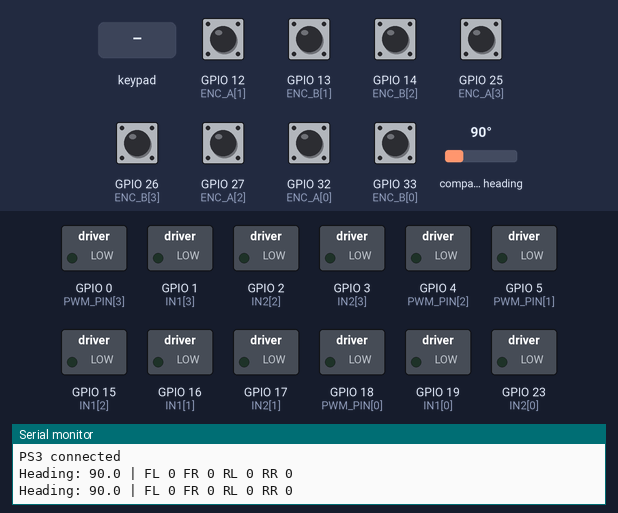
Recording of a sketch running on a simulated ESP32. Parts: switched loads named in the sketch (green lamp = pin HIGH), the last lines printed to the serial monitor. The inputs (shaded band) are chosen by the test bench; at power-on: GPIO 12 (ENC_A[1]), GPIO 13 (ENC_B[1]), GPIO 14 (ENC_B[2]), GPIO 25 (ENC_A[3]), GPIO 26 (ENC_B[3]), GPIO 27 (ENC_A[2]), GPIO 32 (ENC_A[0]), GPIO 33 (ENC_B[0]) HIGH, compass heading 90°. Nothing arrives over Bluetooth unless stated.

Above: at 1.2 s.
1.3 s: compass heading set to 7°
At 2.6 s:
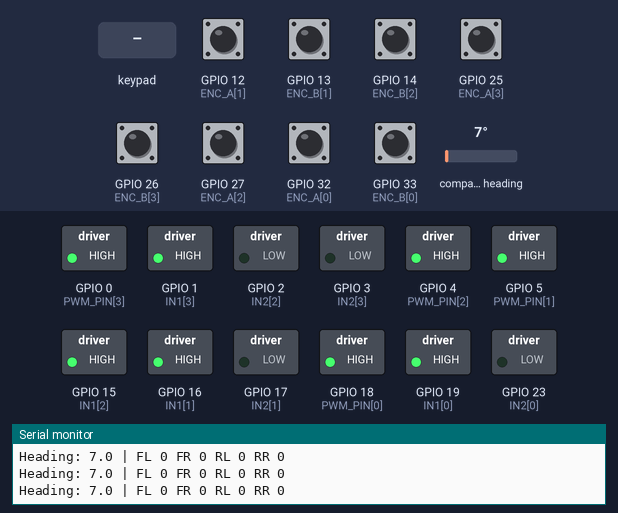
3.5 s: key 'T' pressed
At 4.63 s:
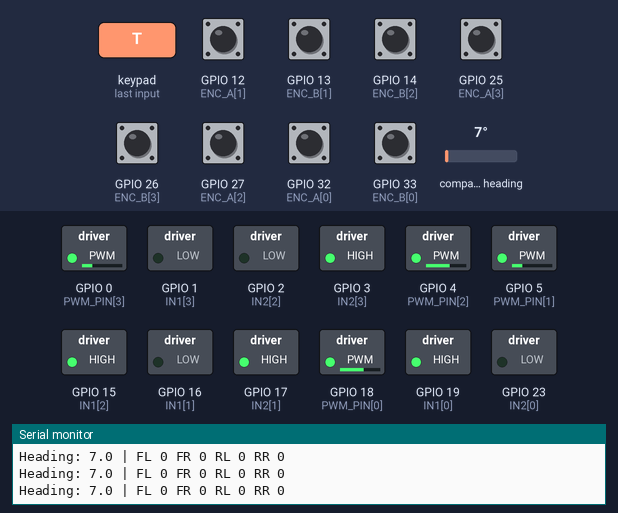
6.5 s: compass heading set to 180°
At 7.52 s:
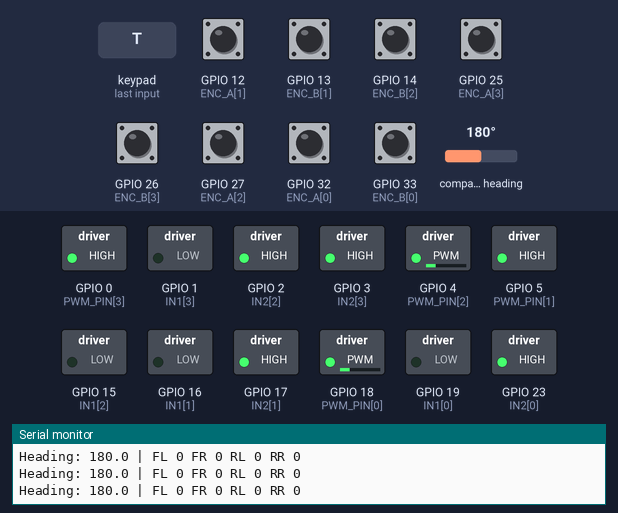
9.5 s: compass heading set to 184°
12.5 s: compass heading set to 194°
At 12.89 s:
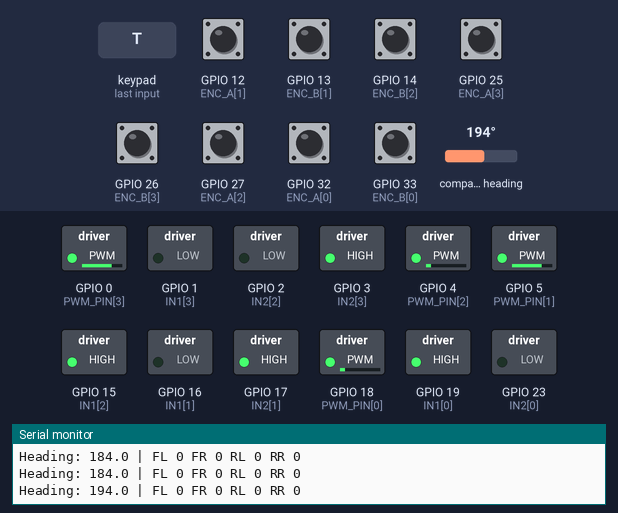
14.8 s: GPIO 12 (ENC_A[1]) pulled LOW for 0.15 s
At 15.7 s:
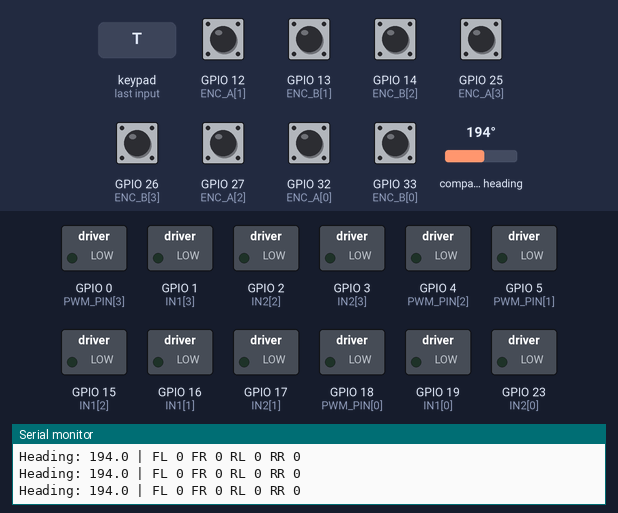
Timing chart, 0 to 17.4 s (numbered marks = the images above; inputs shaded):
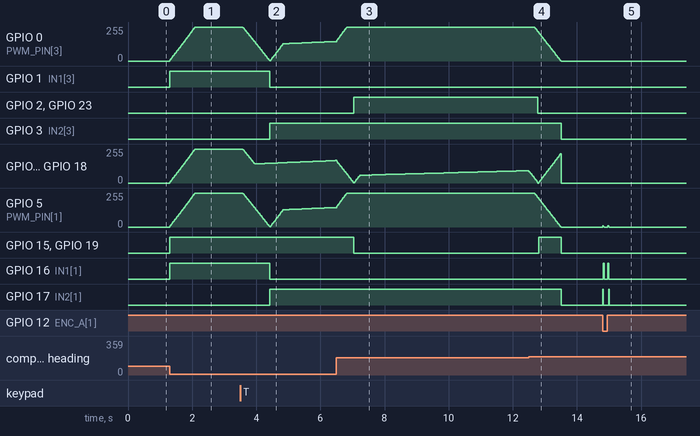

The sketch:

rifqi.ino
```cpp
#include <Arduino.h>
#include <Wire.h>
#include <Adafruit_Sensor.h>
#include <Adafruit_HMC5883_U.h>
#include <Ps3Controller.h>
#include <math.h>

// ======================================================
// ESP32 MECANUM ROBOT
// 4x GA25 encoder + 2x L298N + HMC5883L + PS3
// Arduino-ESP32 core 3.x
//
// Urutan roda: FL, FR, RL, RR
// FL = kiri depan, FR = kanan depan
// RL = kiri belakang, RR = kanan belakang
// ======================================================

// ---------- ENCODER (pin asli pengguna) ----------
const uint8_t ENC_A[4] = {32, 12, 27, 25};
const uint8_t ENC_B[4] = {33, 13, 14, 26};

// ---------- L298N ----------
// L298N A: FL + FR
// L298N B: RL + RR
const uint8_t PWM_PIN[4] = {18, 5, 4, 0};
const uint8_t IN1[4]     = {19, 16, 15, 1};
const uint8_t IN2[4]     = {23, 17, 2, 3};

// ---------- I2C HMC5883L ----------
const int SDA_PIN = 21;
const int SCL_PIN = 22;

Adafruit_HMC5883_Unified compass(12345);

// ---------- PARAMETER MOTOR ----------
const int PWM_FREQ = 18000;
const int PWM_BITS = 8;
const int PWM_MAX = 255;

const uint32_t CONTROL_PERIOD_MS = 20;

// Maksimum target hitungan encoder per detik.
// Sesuaikan setelah pengujian.
float MAX_TICKS_PER_SEC = 800.0f;

// Kalibrasi jumlah tick encoder per meter perjalanan.
// NILAI CONTOH, wajib diukur pada robot sebenarnya.
float TICKS_PER_METER = 1000.0f;

// ---------- ARAH MOTOR / ENCODER ----------
// Balik tanda jika arah roda/encoder tidak sesuai.
int8_t MOTOR_SIGN[4]   = {1, -1, 1, -1};
int8_t ENCODER_SIGN[4] = {1, -1, 1, -1};

// ---------- PID KECEPATAN RODA ----------
float KpWheel = 0.12f;
float KiWheel = 0.025f;
float KdWheel = 0.001f;

// ---------- PID HEADING ----------
float KpHeading = 0.018f;
float KiHeading = 0.000f;
float KdHeading = 0.001f;

// ---------- RAMP KECEPATAN ----------
float MAX_ACCEL = 900.0f;  // tick/s per detik

// ---------- ENCODER QUADRATURE ----------
volatile int32_t encoderTicks[4] = {0, 0, 0, 0};
volatile uint8_t previousAB[4] = {0, 0, 0, 0};

const int8_t QUAD_TABLE[16] = {
   0, -1,  1,  0,
   1,  0,  0, -1,
  -1,  0,  0,  1,
   0,  1, -1,  0
};

float targetSpeed[4] = {0, 0, 0, 0};
float rampSpeed[4]   = {0, 0, 0, 0};
float measuredSpeed[4] = {0, 0, 0, 0};

float wheelIntegral[4] = {0, 0, 0, 0};
float wheelPreviousError[4] = {0, 0, 0, 0};
int32_t previousTicks[4] = {0, 0, 0, 0};

// ---------- HEADING ----------
float heading = 0.0f;
float headingTarget = 0.0f;
float headingIntegral = 0.0f;
float headingPreviousError = 0.0f;
bool headingHold = false;
bool compassOK = false;

// ---------- MODE ROBOT ----------
enum RobotMode {
  MODE_MANUAL,
  MODE_AUTO_MOVE,
  MODE_AUTO_TURN,
  MODE_STOP
};

RobotMode mode = MODE_MANUAL;

// Autonomous state
float autoX = 0;
float autoY = 0;
float autoStartTicks[4] = {0, 0, 0, 0};
float autoTargetTicks = 0;
float autoTargetHeading = 0;
uint32_t autoStartMs = 0;
uint32_t autoTimeoutMs = 10000;

// ---------- UTILITAS ----------
float clampFloat(float v, float lo, float hi) {
  return v < lo ? lo : (v > hi ? hi : v);
}

float wrap360(float angle) {
  while (angle < 0) angle += 360.0f;
  while (angle >= 360.0f) angle -= 360.0f;
  return angle;
}

float angleError(float target, float current) {
  float e = target - current;
  while (e > 180.0f) e -= 360.0f;
  while (e < -180.0f) e += 360.0f;
  return e;
}

float deadband(int value) {
  if (abs(value) < 16) return 0.0f;
  return clampFloat(value / 127.0f, -1.0f, 1.0f);
}

// ======================================================
// ENCODER ISR
// ======================================================
void IRAM_ATTR encoderISR(uint8_t i) {
  uint8_t a = digitalRead(ENC_A[i]);
  uint8_t b = digitalRead(ENC_B[i]);
  uint8_t currentAB = (a << 1) | b;

  uint8_t index = (previousAB[i] << 2) | currentAB;
  encoderTicks[i] += QUAD_TABLE[index];
  previousAB[i] = currentAB;
}

void IRAM_ATTR isrFL() { encoderISR(0); }
void IRAM_ATTR isrFR() { encoderISR(1); }
void IRAM_ATTR isrRL() { encoderISR(2); }
void IRAM_ATTR isrRR() { encoderISR(3); }

// ======================================================
// MOTOR DRIVER
// PWM_PIN adalah pin ENA/ENB, jumper enable dilepas.
// ======================================================
void setMotor(int i, int pwm) {
  pwm = constrain(pwm, -PWM_MAX, PWM_MAX);
  pwm *= MOTOR_SIGN[i];

  if (pwm > 0) {
    digitalWrite(IN1[i], HIGH);
    digitalWrite(IN2[i], LOW);
  } else if (pwm < 0) {
    digitalWrite(IN1[i], LOW);
    digitalWrite(IN2[i], HIGH);
  } else {
    digitalWrite(IN1[i], LOW);
    digitalWrite(IN2[i], LOW);
  }

  ledcWrite(PWM_PIN[i], abs(pwm));
}

void resetWheelPID() {
  for (int i = 0; i < 4; i++) {
    wheelIntegral[i] = 0;
    wheelPreviousError[i] = 0;
  }
}

void stopRobot() {
  for (int i = 0; i < 4; i++) {
    targetSpeed[i] = 0;
    rampSpeed[i] = 0;
    setMotor(i, 0);
  }

  resetWheelPID();
  headingHold = false;
  mode = MODE_STOP;
}

// ======================================================
// COMPASS
// Heading magnetometer sederhana.
// Kalibrasi hard-iron dan declination diperlukan.
// ======================================================
bool readCompass() {
  if (!compassOK) return false;

  sensors_event_t event;
  compass.getEvent(&event);

  float angle = atan2f(event.magnetic.y,
                       event.magnetic.x) * 180.0f / PI;

  heading = wrap360(angle);
  return true;
}

// ======================================================
// MECANUM MIXER
// x: strafe kanan (+)
// y: maju (+)
// r: rotasi searah jarum jam (+)
//
// Semua target dinormalisasi bersama.
// ======================================================
void mecanumMix(float x, float y, float r) {
  float m[4] = {
    y + x + r,  // FL
    y - x - r,  // FR
    y - x + r,  // RL
    y + x - r   // RR
  };

  float largest = 1.0f;
  for (int i = 0; i < 4; i++) {
    largest = max(largest, fabsf(m[i]));
  }

  for (int i = 0; i < 4; i++) {
    targetSpeed[i] =
      (m[i] / largest) * MAX_TICKS_PER_SEC;
  }
}

// ======================================================
// PID HEADING
// Keluaran -1..1 untuk rotasi mecanum.
// ======================================================
float headingPID(float dt) {
  if (dt <= 0 || !compassOK) return 0;

  float error = angleError(headingTarget, heading);

  headingIntegral += error * dt;
  headingIntegral = clampFloat(
    headingIntegral, -100.0f, 100.0f);

  float derivative =
    (error - headingPreviousError) / dt;

  headingPreviousError = error;

  return clampFloat(
    KpHeading * error +
    KiHeading * headingIntegral +
    KdHeading * derivative,
    -1.0f, 1.0f
  );
}

// ======================================================
// PID KECEPATAN RODA + RAMP
// ======================================================
void updateWheelPID(float dt) {
  int32_t snapshot[4];

  noInterrupts();
  for (int i = 0; i < 4; i++) {
    snapshot[i] = encoderTicks[i];
  }
  interrupts();

  for (int i = 0; i < 4; i++) {
    int32_t delta = snapshot[i] - previousTicks[i];
    previousTicks[i] = snapshot[i];

    measuredSpeed[i] =
      (float)(delta * ENCODER_SIGN[i]) / dt;

    // Ramp target supaya percepatan lebih halus
    float maxChange = MAX_ACCEL * dt;
    float difference = targetSpeed[i] - rampSpeed[i];

    rampSpeed[i] += clampFloat(
      difference, -maxChange, maxChange);

    float error = rampSpeed[i] - measuredSpeed[i];

    wheelIntegral[i] += error * dt;
    wheelIntegral[i] = clampFloat(
      wheelIntegral[i], -1500.0f, 1500.0f);

    float derivative =
      (error - wheelPreviousError[i]) / dt;

    wheelPreviousError[i] = error;

    float feedForward =
      rampSpeed[i] / MAX_TICKS_PER_SEC * 180.0f;

    float output = feedForward +
                   KpWheel * error +
                   KiWheel * wheelIntegral[i] +
                   KdWheel * derivative;

    setMotor(i, (int)clampFloat(
      output, -PWM_MAX, PWM_MAX));
  }
}

// ======================================================
// MANUAL CONTROL PS3
// Stick kiri = translasi
// Stick kanan horizontal = rotasi
// Cross = stop
// Circle = mode manual
// Triangle = autonomous demo
// ======================================================
void manualControl(float dt) {
  if (!Ps3.isConnected()) {
    for (int i = 0; i < 4; i++) targetSpeed[i] = 0;
    headingHold = false;
    return;
  }

  if (Ps3.data.button.cross) {
    stopRobot();
    return;
  }

  if (Ps3.data.button.circle) {
    mode = MODE_MANUAL;
  }

  if (Ps3.data.button.triangle) {
    startAutoDemo();
    return;
  }

  float x = deadband(Ps3.data.analog.stick.lx);
  float y = -deadband(Ps3.data.analog.stick.ly);
  float r = deadband(Ps3.data.analog.stick.rx);

  // Saat joystick rotasi digunakan, lepas heading hold
  if (fabsf(r) > 0.08f) {
    headingHold = false;
    mecanumMix(x, y, r);
  } else {
    if (!headingHold) {
      headingTarget = heading;
      headingIntegral = 0;
      headingPreviousError = 0;
      headingHold = true;
    }

    float correction = compassOK ? headingPID(dt) : 0;
    mecanumMix(x, y, correction);
  }
}

// ======================================================
// AUTONOMOUS: bergerak dengan jarak encoder
// x = strafe (+ kanan), y = maju (+)
// distanceCm = jarak lintasan yang diminta
// ======================================================
void startAutoMove(float x, float y, float distanceCm) {
  if (x == 0 && y == 0) return;

  autoX = x;
  autoY = y;

  noInterrupts();
  for (int i = 0; i < 4; i++) {
    autoStartTicks[i] = encoderTicks[i];
  }
  interrupts();

  autoTargetTicks = fabsf(distanceCm) / 100.0f *
                    TICKS_PER_METER;

  autoStartMs = millis();
  autoTargetHeading = heading;
  headingTarget = heading;

  resetWheelPID();
  headingHold = true;
  mode = MODE_AUTO_MOVE;
}

float averageAutoProgress() {
  int32_t nowTicks[4];

  noInterrupts();
  for (int i = 0; i < 4; i++) {
    nowTicks[i] = encoderTicks[i];
  }
  interrupts();

  // Untuk jarak gerak lurus, ambil magnitudo
  // rata-rata perubahan roda.
  float total = 0;
  for (int i = 0; i < 4; i++) {
    total += fabsf(
      (nowTicks[i] - autoStartTicks[i]) *
      ENCODER_SIGN[i]);
  }

  return total / 4.0f;
}

void updateAutoMove(float dt) {
  if (millis() - autoStartMs > autoTimeoutMs) {
    stopRobot();
    return;
  }

  float progress = averageAutoProgress();

  if (progress >= autoTargetTicks) {
    stopRobot();
    return;
  }

  float correction = compassOK ? headingPID(dt) : 0;

  float magnitude = sqrtf(autoX * autoX + autoY * autoY);
  if (magnitude < 0.001f) {
    stopRobot();
    return;
  }

  mecanumMix(
    autoX / magnitude * 0.5f,
    autoY / magnitude * 0.5f,
    correction
  );
}

// ======================================================
// AUTONOMOUS: putar menuju sudut absolut
// Contoh: turnToHeading(90) = menghadap 90° kompas
// ======================================================
void turnToHeading(float target, uint32_t timeoutMs = 5000) {
  headingTarget = wrap360(target);
  autoTargetHeading = headingTarget;
  headingIntegral = 0;
  headingPreviousError = 0;
  autoStartMs = millis();
  autoTimeoutMs = timeoutMs;
  mode = MODE_AUTO_TURN;
}

void updateAutoTurn(float dt) {
  if (!compassOK) {
    stopRobot();
    return;
  }

  if (millis() - autoStartMs > autoTimeoutMs) {
    stopRobot();
    return;
  }

  float error = angleError(headingTarget, heading);

  if (fabsf(error) <= 3.0f) {
    stopRobot();
    return;
  }

  // Batasi rotasi saat mendekati target
  float rotation = headingPID(dt);
  if (fabsf(error) < 15.0f) {
    rotation *= 0.45f;
  }

  mecanumMix(0, 0, rotation);
}

// ======================================================
// DEMO AUTONOMOUS NON-BLOCKING
// Maju 50 cm -> belok 90° -> maju 50 cm
// ======================================================
int demoStep = 0;

void startAutoDemo() {
  demoStep = 0;
  startAutoMove(0, 1, 50);
}

void updateAutoDemo() {
  // Demo menggunakan mode yang sedang aktif.
  // Langkah selanjutnya dipilih di loop berdasarkan
  // mode MODE_STOP dan demoStep.
}

// ======================================================
// SETUP
// ======================================================
void setup() {
  Serial.begin(115200);

  for (int i = 0; i < 4; i++) {
    pinMode(ENC_A[i], INPUT_PULLUP);
    pinMode(ENC_B[i], INPUT_PULLUP);

    previousAB[i] =
      (digitalRead(ENC_A[i]) << 1) |
       digitalRead(ENC_B[i]);

    pinMode(IN1[i], OUTPUT);
    pinMode(IN2[i], OUTPUT);

    ledcAttach(PWM_PIN[i], PWM_FREQ, PWM_BITS);
    setMotor(i, 0);
  }

  attachInterrupt(digitalPinToInterrupt(ENC_A[0]), isrFL, CHANGE);
  attachInterrupt(digitalPinToInterrupt(ENC_B[0]), isrFL, CHANGE);

  attachInterrupt(digitalPinToInterrupt(ENC_A[1]), isrFR, CHANGE);
  attachInterrupt(digitalPinToInterrupt(ENC_B[1]), isrFR, CHANGE);

  attachInterrupt(digitalPinToInterrupt(ENC_A[2]), isrRL, CHANGE);
  attachInterrupt(digitalPinToInterrupt(ENC_B[2]), isrRL, CHANGE);

  attachInterrupt(digitalPinToInterrupt(ENC_A[3]), isrRR, CHANGE);
  attachInterrupt(digitalPinToInterrupt(ENC_B[3]), isrRR, CHANGE);

  Wire.begin(SDA_PIN, SCL_PIN);
  compassOK = compass.begin();

  if (compassOK) {
    Serial.println("HMC5883L OK");
    readCompass();
    headingTarget = heading;
  } else {
    Serial.println("ERROR: HMC5883L tidak terdeteksi");
  }

  Ps3.attachOnConnect([]() {
    Serial.println("PS3 connected");
  });

  // Jika diperlukan, isi MAC Bluetooth host ESP32:
  // Ps3.begin("AA:BB:CC:DD:EE:FF");
  Ps3.begin();

  Serial.println("Robot siap. Cross = stop, Circle = manual.");
}

// ======================================================
// LOOP 50 Hz
// ======================================================
void loop() {
  static uint32_t lastLoop = 0;
  uint32_t now = millis();

  if (now - lastLoop < CONTROL_PERIOD_MS) return;

  float dt = (now - lastLoop) / 1000.0f;
  lastLoop = now;

  readCompass();

  switch (mode) {
    case MODE_MANUAL:
      manualControl(dt);
      break;

    case MODE_AUTO_MOVE:
      updateAutoMove(dt);
      break;

    case MODE_AUTO_TURN:
      updateAutoTurn(dt);
      break;

    case MODE_STOP:
      // Berhenti sampai perintah baru diterima
      if (Ps3.isConnected() && Ps3.data.button.circle) {
        mode = MODE_MANUAL;
      }
      break;
  }

  updateWheelPID(dt);

  static uint32_t lastPrint = 0;
  if (now - lastPrint >= 500) {
    lastPrint = now;

    Serial.printf(
      "Heading: %.1f | FL %.0f FR %.0f RL %.0f RR %.0f\n",
      heading,
      measuredSpeed[0], measuredSpeed[1],
      measuredSpeed[2], measuredSpeed[3]
    );
  }
}
```

Measured:
- the behaviour switches between 187 and 188° on compass heading (found by bisection; images 3 and 4)
- after the input at 1.3 s, GPIO 0 (PWM_PIN[3]), GPIO 4 (PWM_PIN[2]), GPIO 5 (PWM_PIN[1]), GPIO 18 (PWM_PIN[0]): moves from 0/255 to 255/255 over 0.78 s, starting at once; GPIO 1 (IN1[3]), GPIO 15 (IN1[2]), GPIO 16 (IN1[1]), GPIO 19 (IN1[0]): LOW → HIGH at once
- after the input at 3.5 s, GPIO 1 (IN1[3]), GPIO 16 (IN1[1]): HIGH → LOW after 0.92 s; GPIO 3 (IN2[3]), GPIO 17 (IN2[1]): LOW → HIGH after 0.92 s
- after the input at 6.5 s, GPIO 2 (IN2[2]), GPIO 23 (IN2[0]): LOW → HIGH after 0.54 s; GPIO 15 (IN1[2]), GPIO 19 (IN1[0]): HIGH → LOW after 0.54 s
- after the input at 12.5 s, GPIO 2 (IN2[2]), GPIO 23 (IN2[0]): HIGH → LOW after 0.28 s instead of 1.0 s; GPIO 15 (IN1[2]), GPIO 19 (IN1[0]): LOW → HIGH after 0.30 s, → LOW 0.70 s later
- after the input at 14.8 s, GPIO 16 (IN1[1]): alternates HIGH for 0.02 s and LOW for 0.12 s, 4 changes in all, then stays LOW, starting at once; GPIO 17 (IN2[1]): alternates HIGH for 0.02 s and LOW for 0.16 s, 4 changes in all, then stays LOW, starting at once
